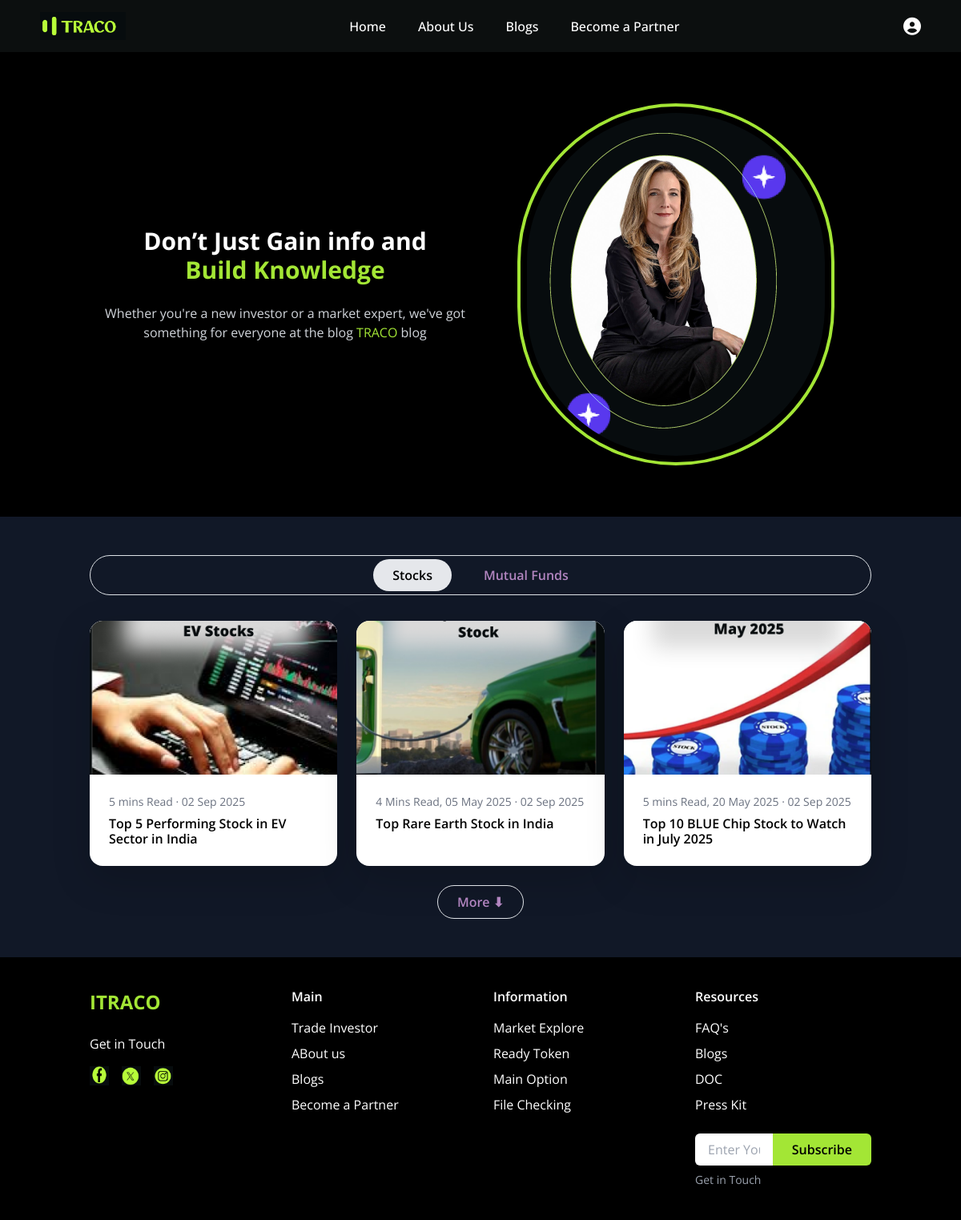
The app's page /blogs/ with its own data.
### tradingapp/models.py (models this page shows, shortened)
class SiteSettings(models.Model):
    logo = models.ImageField(upload_to="logos/", blank=True, null=True)
    home_banner = models.ImageField(upload_to="banners/", blank=True, null=True)
    knowledge_title = models.CharField(max_length=200, )
    knowledge_highlight = models.CharField(max_length=200, )
    knowledge_description = models.TextField()
    knowledge_blog_name = models.CharField(max_length=50,)

class Category(models.Model):
    name = models.CharField(max_length=100, unique=True)  # Stocks, Mutual Funds, etc.
    slug = models.SlugField(unique=True)

class Post(models.Model):
    category = models.ForeignKey(Category, on_delete=models.CASCADE, related_name="posts")
    title = models.CharField(max_length=255)
    subtitle = models.CharField(max_length=255, blank=True, null=True)
    read_time = models.CharField(max_length=50, help_text="e.g. '5 Mins Read'")
    date = models.DateField()
    image = models.ImageField(upload_to="posts/")

class FooterSettings(models.Model):
    logo_text = models.CharField(max_length=100, default="ITRACO")
    newsletter_text = models.TextField(blank=True, null=True, help_text="Small description under newsletter")
    facebook_image = models.ImageField(upload_to="footer/", blank=True, null=True)
    twitter_image = models.ImageField(upload_to="footer/", blank=True, null=True)
    instagram_image = models.ImageField(upload_to="footer/", blank=True, null=True)

class FooterMenu(models.Model):
    SECTION_CHOICES = [
        ("main", "Main"),
        ("info", "Information"),
        ("resources", "Resources"),
    ]
    section = models.CharField(max_length=20, choices=SECTION_CHOICES)
    title = models.CharField(max_length=100)
    link = models.URLField(blank=True, null=True)

### tradingapp/views.py (the view)
# urls.py: path('blogs/', views.blogs, name='blogs'),
def blogs(request):
    settings = SiteSettings.objects.first()
    categories = Category.objects.all()
    current_category = categories.first()
    posts = Post.objects.filter(category=current_category).order_by("-date")[:3]
    footer_settings = FooterSettings.objects.first()
    footer_menus = {
        "main": FooterMenu.objects.filter(section="main"),
        "info": FooterMenu.objects.filter(section="info"),
        "resources": FooterMenu.objects.filter(section="resources"),
    }
    if request.method == "POST":
        form = SubscriberForm(request.POST)
        if form.is_valid():
            form.save()
            messages.success(request, "Thanks for subscribing!")
            return redirect(request.path)
    else:
        form = SubscriberForm()
    context = {
        "settings": settings,
        "categories": categories,
        "current_category": current_category,
        "posts": posts,
        "footer_settings": footer_settings,
        "footer_menus": footer_menus,
        "subscriber_form": form,
    }
    return render(request, "tradingapp/blogs.html", context)

### tradingapp/forms.py
class SubscriberForm(forms.ModelForm):
    class Meta:
        model = Subscriber
        fields = ['email']
        widgets = {
            'email': forms.EmailInput(attrs={
                'placeholder': 'Enter Your Email',
                'class': 'px-3 py-2 rounded-l-md w-full text-black'
            })
        }

### tradingapp/templates/tradingapp/blogs.html
{% extends "tradingapp/Layout/base.html" %}
{% load static %}
{% block content %}
<section class="bg-black text-white py-16">
  <div class="container mx-auto flex flex-col md:flex-row items-center justify-between px-6">
    <div class="md:w-1/2 mb-8 md:mb-0 text-center md:text-left">
      <h2 class="text-3xl font-bold">{{ settings.knowledge_title }}</h2>
      <h2 class="text-3xl font-bold text-lime-400">{{ settings.knowledge_highlight }}</h2>
      <p class="mt-4 text-gray-300">
        {{ settings.knowledge_description }}
        <span class="text-lime-400">{{ settings.knowledge_blog_name }}</span> blog
      </p>
    </div>
    <div class="md:w-1/2 flex justify-center relative">
      {% if settings.home_banner %}
        <img src="{{ settings.home_banner.url }}" alt="Home Banner" class="rounded-full border-4 border-lime-400 p-2">
      {% else %}
        <img src="{% static 'tradingapp/images/home_banner.png' %}" alt="Default" class="rounded-full border-4 border-lime-400 p-2">
      {% endif %}
    </div>
  </div>
</section>
<section class="bg-gray-900 py-12">
  <div class="container mx-auto px-6">
    <div class="flex justify-center border border-[#B285C0] rounded-full p-1 mb-8 space-x-4">
      {% for cat in categories %}
        <button
          class="px-6 py-2 rounded-full font-semibold
          {% if cat == current_category %} bg-gray-200 text-black {% else %} text-[#B285C0] {% endif %}">
          {{ cat.name }}
        </button>
      {% endfor %}
    </div>
    <div class="grid md:grid-cols-3 gap-6">
      {% for post in posts %}
      <div class="bg-white rounded-2xl shadow-lg overflow-hidden">
        <img src="{{ post.image.url }}" alt="{{ post.title }}" class="h-48 w-full object-cover rounded-t-2xl">
        <div class="p-4">
          <p class="text-gray-500 text-sm">{{ post.read_time }} · {{ post.date|date:"d M Y" }}</p>
          <h3 class="mt-2 font-semibold text-black">{{ post.subtitle }}</h3>
        </div>
      </div>
      {% endfor %}
    </div>
    <div class="text-center mt-6">
      <button class="px-6 py-2 border border-[#B285C0] text-[#B285C0] rounded-full font-semibold">
        More ⬇
      </button>
    </div>
  </div>
</section>
{% endblock %}

### tradingapp/templates/tradingapp/includes/navbar.html (shortened to what this page needs)
{% load static %}
<nav class="navbar">
{% if settings and settings.logo %}
  <img src="{{ settings.logo.url }}" alt="Logo" class="logo-img">
{% else %}
  <img src="{% static 'tradingapp/images/logo.png' %}" alt="Default Logo" class="logo-img">
{% endif %}
  <ul class="nav-links">
    <li><a href="/">Home</a></li>
    <li><a href="/about/">About Us</a></li>
    <li><a href="/blogs/">Blogs</a></li>
    <li><a href="/become-a-partner/">Become a Partner</a></li>
  </ul>
<div class="user-icon">
  <a href="/login/">
    <i class="fas fa-user-circle"></i>
  </a>
</div>
</nav>

### tradingapp/templates/tradingapp/includes/footer.html (shortened to what this page needs)
<footer class="bg-black text-white py-10">
  <div class="container mx-auto grid md:grid-cols-4 gap-8 px-6">
<div>
  <h2 class="text-lime-400 font-bold text-2xl">{{ footer_settings.logo_text }}</h2>
  <p class="mt-4">Get in Touch</p>
  <div class="flex space-x-4 mt-3">
    {% if footer_settings.facebook_image %}
      <img src="{{ footer_settings.facebook_image.url }}" alt="Facebook" class="h-6 w-6">
    {% endif %}
    {% if footer_settings.twitter_image %}
      <img src="{{ footer_settings.twitter_image.url }}" alt="Twitter" class="h-6 w-6">
    {% endif %}
    {% if footer_settings.instagram_image %}
      <img src="{{ footer_settings.instagram_image.url }}" alt="Instagram" class="h-6 w-6">
    {% endif %}
  </div>
</div>
    <div>
      <h3 class="font-semibold mb-3">Main</h3>
      <ul class="space-y-2">
        {% for item in footer_menus.main %}
          <li><a href="{{ item.link }}" class="hover:text-lime-400">{{ item.title }}</a></li>
        {% endfor %}
      </ul>
    </div>
    <div>
      <h3 class="font-semibold mb-3">Information</h3>
      <ul class="space-y-2">
        {% for item in footer_menus.info %}
          <li><a href="{{ item.link }}" class="hover:text-lime-400">{{ item.title }}</a></li>
        {% endfor %}
      </ul>
    </div>
    <div>
      <h3 class="font-semibold mb-3">Resources</h3>
      <ul class="space-y-2">
        {% for item in footer_menus.resources %}
          <li><a href="{{ item.link }}" class="hover:text-lime-400">{{ item.title }}</a></li>
        {% endfor %}
      </ul>
      <div class="mt-6">
        <form method="POST" class="flex">
        {{ subscriber_form.email }}
        <button type="submit" class="bg-lime-400 text-black px-4 rounded-r-md font-semibold">Subscribe</button>
        </form>
        <p class="text-sm mt-2 text-gray-400">{{ footer_settings.newsletter_text }}</p>
      </div>
    </div>
  </div>
</footer>

### tradingapp/static/css/style.css (style rules this page uses)
.navbar { display: flex; justify-content: space-between; align-items: center; background-color: #0C0F0F; padding: 15px 50px; color: white; font-family: 'Open Sans', sans-serif; }
body { background-color: #000000; color: white; }
.logo-img { height: 35px; }
.nav-links { list-style: none; display: flex; gap: 40px; }
.nav-links a { text-decoration: none; color: #fff; font-size: 16px; font-weight: 500; transition: 0.3s; }
.user-icon { font-size: 22px; cursor: pointer; color: white; transition: 0.3s; }
.navbar { padding: 15px 20px; }
@media (min-width: 1024px) { .navbar { padding: 15px 50px; } }
section { min-height: auto; }
body { background-color: #0B0C0E; color: white; font-family: 'Segoe UI', sans-serif; }

### tradingapp/templates/tradingapp/Layout/base.html (style rules this page uses)
body { font-family: 'Open Sans', sans-serif; margin: 0; padding: 0; }

### records on screen
SiteSettings: logo (picture), knowledge_title "Don’t Just Gain info and", knowledge_highlight "Build Knowledge", knowledge_description "Whether you're a new investor or a market expert, we've got something for everyone at the blog", knowledge_blog_name "TRACO"
Category: name "Stocks"
Category: name "Mutual Funds"
Post: image (picture), read_time "5 mins Read", date "02 Sep 2025", subtitle "Top 5 Performing Stock in EV Sector in India"
Post: image (picture), read_time "4 Mins Read, 05 May 2025", date "02 Sep 2025", subtitle "Top Rare Earth Stock in India"
Post: image (picture), read_time "5 mins Read, 20 May 2025", date "02 Sep 2025", subtitle "Top 10 BLUE Chip Stock to Watch in July 2025"
FooterSettings: logo_text "ITRACO", facebook_image (picture), twitter_image (picture), instagram_image (picture), newsletter_text "Get in Touch"
FooterMenu: title "Trade Investor"
FooterMenu: title "ABout us"
FooterMenu: title "Blogs"
FooterMenu: title "Become a Partner"
FooterMenu: title "Market Explore"
FooterMenu: title "Ready Token"
FooterMenu: title "Main Option"
FooterMenu: title "File Checking"
FooterMenu: title "FAQ's"
FooterMenu: title "Blogs"
FooterMenu: title "DOC"
FooterMenu: title "Press Kit"
